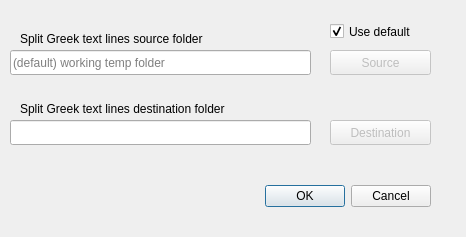
<?xml version="1.0" encoding="UTF-8"?>
<ui version="4.0">
 <class>splitgreektextlinesDialog</class>
 <widget class="QDialog" name="splitgreektextlinesDialog">
  <property name="windowModality">
   <enum>Qt::ApplicationModal</enum>
  </property>
  <property name="geometry">
   <rect>
    <x>0</x>
    <y>0</y>
    <width>466</width>
    <height>237</height>
   </rect>
  </property>
  <property name="windowTitle">
   <string>Split Greek text lines</string>
  </property>
  <widget class="QDialogButtonBox" name="buttonBox">
   <property name="geometry">
    <rect>
     <x>260</x>
     <y>180</y>
     <width>171</width>
     <height>32</height>
    </rect>
   </property>
   <property name="orientation">
    <enum>Qt::Horizontal</enum>
   </property>
   <property name="standardButtons">
    <set>QDialogButtonBox::Cancel|QDialogButtonBox::Ok</set>
   </property>
  </widget>
  <widget class="QLineEdit" name="SourceLineEdit">
   <property name="geometry">
    <rect>
     <x>10</x>
     <y>50</y>
     <width>301</width>
     <height>25</height>
    </rect>
   </property>
   <property name="placeholderText">
    <string>(default) working temp folder</string>
   </property>
  </widget>
  <widget class="QPushButton" name="SourceButton">
   <property name="enabled">
    <bool>false</bool>
   </property>
   <property name="geometry">
    <rect>
     <x>330</x>
     <y>50</y>
     <width>101</width>
     <height>25</height>
    </rect>
   </property>
   <property name="text">
    <string>Source</string>
   </property>
   <property name="icon">
    <iconset resource="../UI_Icons.qrc">
     <normaloff>:/Icons/Icons/tiff-file.png</normaloff>:/Icons/Icons/tiff-file.png</iconset>
   </property>
  </widget>
  <widget class="QPushButton" name="DestinationButton">
   <property name="enabled">
    <bool>false</bool>
   </property>
   <property name="geometry">
    <rect>
     <x>330</x>
     <y>120</y>
     <width>101</width>
     <height>25</height>
    </rect>
   </property>
   <property name="text">
    <string>Destination</string>
   </property>
   <property name="icon">
    <iconset resource="../UI_Icons.qrc">
     <normaloff>:/Icons/Icons/tiff-file.png</normaloff>:/Icons/Icons/tiff-file.png</iconset>
   </property>
  </widget>
  <widget class="QLineEdit" name="DestinationLineEdit">
   <property name="geometry">
    <rect>
     <x>10</x>
     <y>120</y>
     <width>301</width>
     <height>25</height>
    </rect>
   </property>
  </widget>
  <widget class="QLabel" name="SourceLabel">
   <property name="geometry">
    <rect>
     <x>20</x>
     <y>30</y>
     <width>261</width>
     <height>17</height>
    </rect>
   </property>
   <property name="text">
    <string>Split Greek text lines source folder</string>
   </property>
  </widget>
  <widget class="QLabel" name="DestinationLabel">
   <property name="geometry">
    <rect>
     <x>20</x>
     <y>100</y>
     <width>291</width>
     <height>17</height>
    </rect>
   </property>
   <property name="text">
    <string>Split Greek text lines destination folder</string>
   </property>
  </widget>
  <widget class="QCheckBox" name="defaultsrcBox">
   <property name="geometry">
    <rect>
     <x>330</x>
     <y>20</y>
     <width>101</width>
     <height>23</height>
    </rect>
   </property>
   <property name="text">
    <string>Use default</string>
   </property>
   <property name="checked">
    <bool>true</bool>
   </property>
  </widget>
 </widget>
 <resources>
  <include location="../UI_Icons.qrc"/>
 </resources>
 <connections>
  <connection>
   <sender>buttonBox</sender>
   <signal>accepted()</signal>
   <receiver>splitgreektextlinesDialog</receiver>
   <slot>accept()</slot>
   <hints>
    <hint type="sourcelabel">
     <x>248</x>
     <y>254</y>
    </hint>
    <hint type="destinationlabel">
     <x>157</x>
     <y>274</y>
    </hint>
   </hints>
  </connection>
  <connection>
   <sender>buttonBox</sender>
   <signal>rejected()</signal>
   <receiver>splitgreektextlinesDialog</receiver>
   <slot>reject()</slot>
   <hints>
    <hint type="sourcelabel">
     <x>316</x>
     <y>260</y>
    </hint>
    <hint type="destinationlabel">
     <x>286</x>
     <y>274</y>
    </hint>
   </hints>
  </connection>
 </connections>
</ui>
